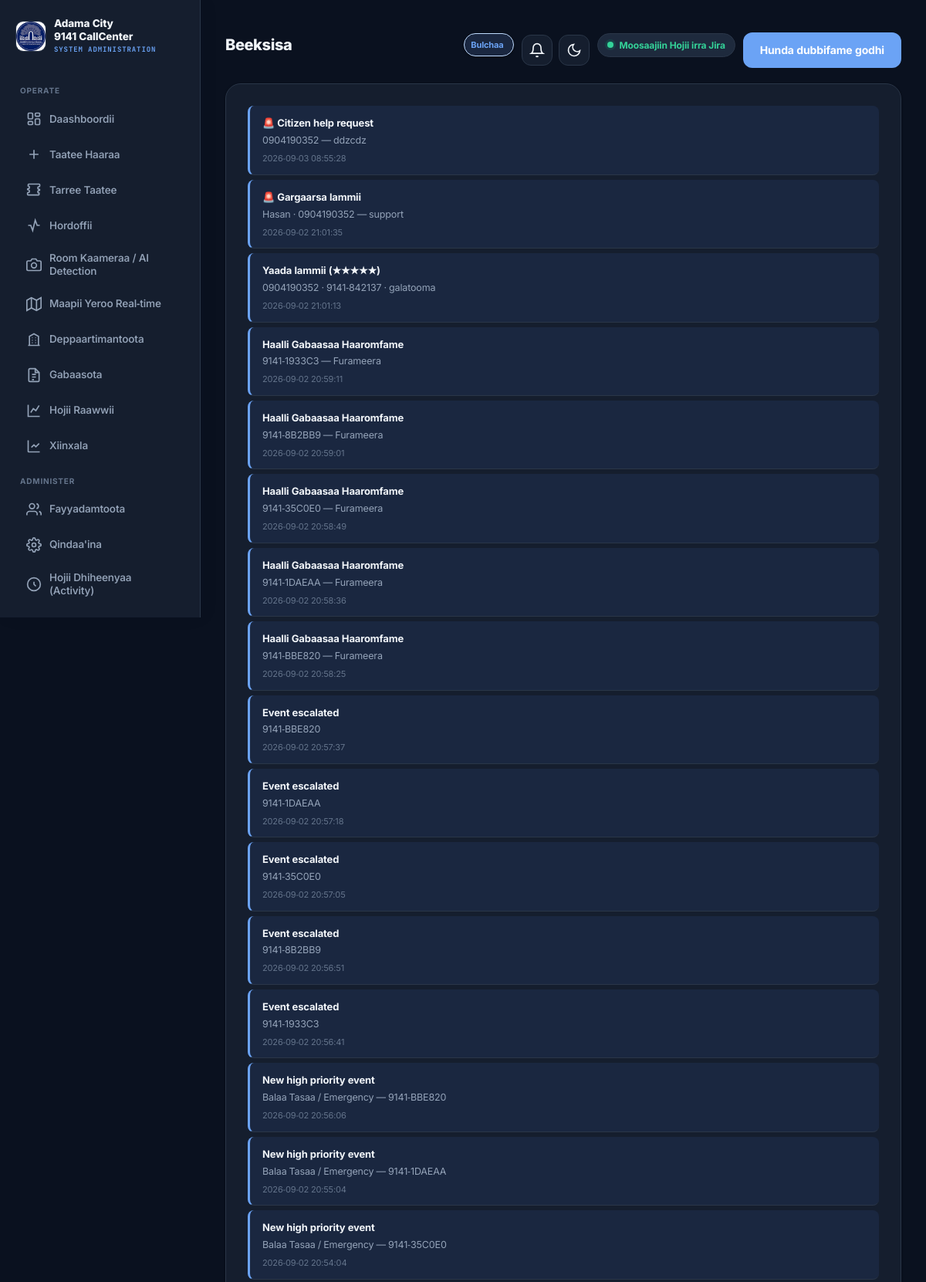
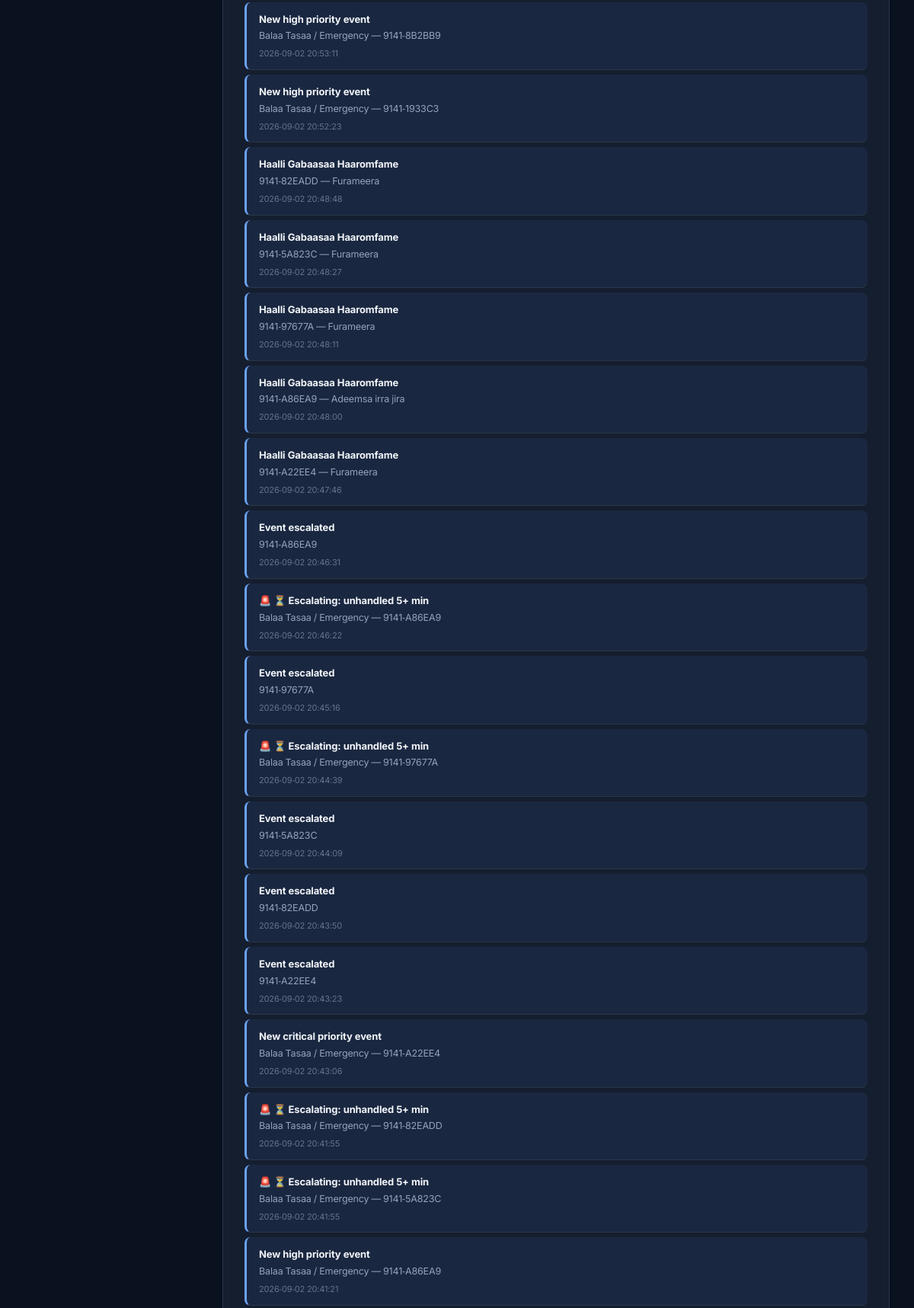
The page /admin/notifications.php (signed in, upper part) on the database its author committed (2 pictures, top to bottom).
### tables this page shows
CREATE TABLE `notifications` (
  `id` int(11) NOT NULL,
  `user_id` int(11) NOT NULL,
  `event_id` int(11) DEFAULT NULL,
  `type` varchar(64) DEFAULT 'info',
  `title` varchar(255) NOT NULL,
  `message` text DEFAULT NULL,
  `is_urgent` tinyint(1) NOT NULL DEFAULT 0,
  `is_read` tinyint(1) NOT NULL DEFAULT 0,
  `created_at` timestamp NOT NULL DEFAULT current_timestamp()
);

### includes/lang.php (called while the page is built, shortened)
<?php
$CURRENT_LANG = $_SESSION['lang'] ?? 'om';
$LANG_DIR = __DIR__ . '/../lang';
$STRINGS = require $LANG_DIR . '/en.php';
$active = require $LANG_DIR . '/' . $CURRENT_LANG . '.php';
$STRINGS = array_merge($STRINGS, $active);
function t($key) {
    global $STRINGS;
    return htmlspecialchars($STRINGS[$key] ?? $key);
}
function t_raw($key) {
    global $STRINGS;
    return $STRINGS[$key] ?? $key;
}

### includes/notifications.php (called while the page is built, shortened)
<?php
function get_recent_notifications($pdo, $user_id, $limit = 12) {
    $stmt = $pdo->prepare("SELECT n.*, e.tracking_code FROM notifications n LEFT JOIN events e ON e.id = n.event_id
                            WHERE n.user_id = ? ORDER BY n.created_at DESC LIMIT $limit");
    $stmt->execute([$user_id]);
    return $stmt->fetchAll();
}

### admin/notifications.php (the view, shortened to what this page needs)
<?php
require __DIR__ . '/../includes/auth.php';
require __DIR__ . '/../includes/notifications.php';
$items = get_recent_notifications($pdo, $_SESSION['user_id'], 100);
$dir = t_raw('dir');
?>
<!DOCTYPE html>
<html lang="<?= $CURRENT_LANG ?>" dir="<?= $dir ?>">
<head>
<link rel="stylesheet" href="../assets/style.css">
</head>
<body>
<div class="shell">
<?php include __DIR__ . '/includes/sidebar.php'; ?>
<main class="main">
    <div class="top-actions" style="margin-bottom:20px;">
        <h2 style="margin:0;"><?= t('nav_notifications') ?></h2>
        <div class="topbar-controls">
            <a class="btn" href="?mark_read=1"><?= t('notif_mark_read') ?></a>
        </div>
    </div>
    <div class="card">
        <?php foreach ($items as $n): ?>
            <a class="notif-item <?= $n['is_read'] ? '' : 'unread' ?>" style="display:block; border-radius:8px; margin-bottom:6px;"
               href="<?= $n['event_id'] ? 'report.php?id=' . $n['event_id'] : '#' ?>">
                <div class="nt-title"><?= $n['is_urgent'] ? '🚨 ' : '' ?><?= htmlspecialchars($n['title']) ?></div>
                <?php if ($n['message']): ?><div class="nt-msg"><?= htmlspecialchars($n['message']) ?></div><?php endif; ?>
                <div class="nt-time"><?= htmlspecialchars($n['created_at']) ?></div>
            </a>
        <?php endforeach; ?>
    </div>
</main>
</div>
</body>
</html>

### assets/style.css (style rules this page uses)
:root { --bg: #F0F4FA; --panel: #FFFFFF; --panel-solid: #FFFFFF; --panel-2: #F5F8FC; --border: #E2E8F0; --border-strong: #CBD5E1; --cyan: #1E3A8A; --cyan-hover: #152A66; --cyan-soft: #EEF4FF; --violet: #B45309; --amber: #D97706; --green: #059669; --red: #DC2626; --accent2: #0D9488; --text: #0F172A; --muted: #475569; --faint: #94A3B8; --display: 'Noto Sans Ethiopic', 'Inter', 'Segoe UI', system-ui, sans-serif; --body: 'Noto Sans Ethiopic', 'Inter', 'Segoe UI', system-ui, sans-serif; --mono: 'JetBrains Mono', Consolas, ui-monospace, monospace; --shadow-sm: 0 1px 2px rgba(15, 23, 42, 0.04), 0 2px 8px rgba(15, 23, 42, 0.04); --shadow-md: 0 8px 24px rgba(15, 23, 42, 0.07), 0 2px 8px rgba(15, 23, 42, 0.04); --shadow-lg: 0 20px 48px rgba(15, 23, 42, 0.10), 0 8px 16px rgba(15, 23, 42, 0.05); --ease: cubic-bezier(0.4, 0, 0.2, 1); --ease-out: cubic-bezier(0.16, 1, 0.3, 1); --radius: 16px; --radius-sm: 12px; --radius-lg: 20px; --focus-ring: 0 0 0 3px rgba(30, 58, 138, 0.16); }
html[data-theme="dark"] { --bg: #0B1220; --panel: #151E2E; --panel-solid: #151E2E; --panel-2: #1E2A3D; --border: #2A3648; --border-strong: #3D4B5F; --cyan: #6BA3F5; --cyan-hover: #93C5FD; --cyan-soft: #1A2740; --violet: #FBBF24; --amber: #F59E0B; --green: #34D399; --red: #F87171; --accent2: #2DD4BF; --text: #F1F5F9; --muted: #94A3B8; --faint: #64748B; --shadow-sm: 0 1px 3px rgba(0, 0, 0, 0.35); --shadow-md: 0 8px 28px rgba(0, 0, 0, 0.40); --shadow-lg: 0 24px 56px rgba(0, 0, 0, 0.50); --focus-ring: 0 0 0 3px rgba(107, 163, 245, 0.28); }
*, *::before, *::after { box-sizing: border-box; }
html { scroll-behavior: smooth; scrollbar-color: var(--border-strong) transparent; }
body { font-family: var(--body); background-color: var(--bg); margin: 0; color: var(--text); -webkit-font-smoothing: antialiased; -moz-osx-font-smoothing: grayscale; text-rendering: optimizeLegibility; min-height: 100vh; line-height: 1.6; font-size: 15px; letter-spacing: -0.01em; position: relative; }
body::before { content: ""; position: fixed; inset: 0; background-color: var(--bg); background-image: url('logo-adama.png'); background-repeat: no-repeat; background-position: center center; background-size: min(480px, 55vw); background-attachment: fixed; opacity: 0.04; filter: grayscale(0.2); pointer-events: none; z-index: 0; }
html[data-theme="dark"] body::before { opacity: 0.05; }
body > * { position: relative; z-index: 1; }
a { color: var(--cyan); text-decoration: none; transition: color 0.15s var(--ease); }
h1, h2, h3, h4 { font-family: var(--display); font-weight: 800; color: var(--text); letter-spacing: -0.02em; line-height: 1.3; margin: 0 0 8px; }
h2 { font-size: 20px; font-weight: 800; }
.shell { display: flex; min-height: 100vh; background: transparent; }
.main { flex: 1; padding: 28px 32px 56px; max-width: 1280px; background: transparent; animation: fadeIn 0.4s var(--ease-out) both; }
.top-actions { display: flex; justify-content: space-between; align-items: center; flex-wrap: wrap; gap: 12px; }
.topbar-controls { display: flex; align-items: center; gap: 10px; flex-wrap: wrap; }
.notif-item { display: block; padding: 12px 16px; border-bottom: 1px solid var(--border); text-decoration: none; color: var(--text); transition: background 0.1s; }
.notif-item .nt-title { font-size: 13px; font-weight: 700; }
.notif-item .nt-msg { font-size: 12.5px; color: var(--muted); margin-top: 2px; }
.notif-item .nt-time { font-size: 11px; color: var(--faint); margin-top: 4px; }
.notif-item.unread { background: var(--cyan-soft); border-left: 3px solid var(--cyan); }
.card { background: var(--panel); border: 1px solid var(--border); border-radius: var(--radius-lg); padding: 28px; margin-bottom: 20px; box-shadow: var(--shadow-sm); transition: box-shadow 0.25s var(--ease-out), border-color 0.2s, transform 0.25s var(--ease-out); }
button, .btn { background: var(--cyan); color: #FFFFFF; border: none; padding: 12px 22px; border-radius: var(--radius-sm); font-size: 14px; font-weight: 700; cursor: pointer; text-decoration: none; display: inline-block; margin-top: 14px; font-family: var(--body); transition: background 0.15s var(--ease), transform 0.15s var(--ease-out), box-shadow 0.15s; }

### rows shown on the page
notifications: title "Citizen help request", message "0904190352 — ddzcdz", created_at "2026-09-03 08:55:28"
notifications: title "Gargaarsa lammii", message "Hasan · 0904190352 — support", created_at "2026-09-02 21:01:35"
notifications: title "Yaada lammii (★★★★★)", message "0904190352 · 9141-842137 · galatooma", created_at "2026-09-02 21:01:13"
notifications: title "Haalli Gabaasaa Haaromfame", message "9141-1933C3 — Furameera", created_at "2026-09-02 20:59:11"
notifications: title "Haalli Gabaasaa Haaromfame", message "9141-8B2BB9 — Furameera", created_at "2026-09-02 20:59:01"
notifications: title "Haalli Gabaasaa Haaromfame", message "9141-35C0E0 — Furameera", created_at "2026-09-02 20:58:49"
notifications: title "Haalli Gabaasaa Haaromfame", message "9141-1DAEAA — Furameera", created_at "2026-09-02 20:58:36"
notifications: title "Haalli Gabaasaa Haaromfame", message "9141-BBE820 — Furameera", created_at "2026-09-02 20:58:25"
notifications: title "Event escalated", message "9141-BBE820", created_at "2026-09-02 20:57:37"
notifications: title "Event escalated", message "9141-1DAEAA", created_at "2026-09-02 20:57:18"
notifications: title "Event escalated", message "9141-35C0E0", created_at "2026-09-02 20:57:05"
notifications: title "Event escalated", message "9141-8B2BB9", created_at "2026-09-02 20:56:51"
notifications: title "Event escalated", message "9141-1933C3", created_at "2026-09-02 20:56:41"
notifications: title "New high priority event", message "Balaa Tasaa / Emergency — 9141-BBE820", created_at "2026-09-02 20:56:06"
notifications: title "New high priority event", message "Balaa Tasaa / Emergency — 9141-1DAEAA", created_at "2026-09-02 20:55:04"
notifications: title "New high priority event", message "Balaa Tasaa / Emergency — 9141-35C0E0", created_at "2026-09-02 20:54:04"
notifications: title "New high priority event", message "Balaa Tasaa / Emergency — 9141-8B2BB9", created_at "2026-09-02 20:53:11"
notifications: title "New high priority event", message "Balaa Tasaa / Emergency — 9141-1933C3", created_at "2026-09-02 20:52:23"
notifications: title "Haalli Gabaasaa Haaromfame", message "9141-82EADD — Furameera", created_at "2026-09-02 20:48:48"
notifications: title "Haalli Gabaasaa Haaromfame", message "9141-5A823C — Furameera", created_at "2026-09-02 20:48:27"
notifications: title "Haalli Gabaasaa Haaromfame", message "9141-97677A — Furameera", created_at "2026-09-02 20:48:11"
notifications: title "Haalli Gabaasaa Haaromfame", message "9141-A86EA9 — Adeemsa irra jira", created_at "2026-09-02 20:48:00"
notifications: title "Haalli Gabaasaa Haaromfame", message "9141-A22EE4 — Furameera", created_at "2026-09-02 20:47:46"
notifications: title "Event escalated", message "9141-A86EA9", created_at "2026-09-02 20:46:31"
notifications: title "⏳ Escalating: unhandled 5+ min", message "Balaa Tasaa / Emergency — 9141-A86EA9", created_at "2026-09-02 20:46:22"
notifications: title "Event escalated", message "9141-97677A", created_at "2026-09-02 20:45:16"
notifications: title "⏳ Escalating: unhandled 5+ min", message "Balaa Tasaa / Emergency — 9141-97677A", created_at "2026-09-02 20:44:39"
notifications: title "Event escalated", message "9141-5A823C", created_at "2026-09-02 20:44:09"
notifications: title "Event escalated", message "9141-82EADD", created_at "2026-09-02 20:43:50"
notifications: title "Event escalated", message "9141-A22EE4", created_at "2026-09-02 20:43:23"
notifications: title "New critical priority event", message "Balaa Tasaa / Emergency — 9141-A22EE4", created_at "2026-09-02 20:43:06"
notifications: title "⏳ Escalating: unhandled 5+ min", message "Balaa Tasaa / Emergency — 9141-82EADD", created_at "2026-09-02 20:41:55"
notifications: title "⏳ Escalating: unhandled 5+ min", message "Balaa Tasaa / Emergency — 9141-5A823C", created_at "2026-09-02 20:41:55"
notifications: title "New high priority event", message "Balaa Tasaa / Emergency — 9141-A86EA9", created_at "2026-09-02 20:41:21"

### other values the page prints
t('nav_dashboard') "Daashboordii"
t('nav_new_event') "Taatee Haaraa"
t('nav_event_list') "Tarree Taatee"
t('nav_monitoring') "Hordoffii"
t('nav_cameras') "Room Kaameraa / AI Detection"
t('nav_live_map') "Maapii Yeroo Real-time"
t('nav_departments') "Deppaartimantoota"
t('nav_reports') "Gabaasota"
t('nav_performance') "Hojii Raawwii"
t('nav_analytics') "Xiinxala"
t('nav_users') "Fayyadamtoota"
t('nav_settings') "Qindaa'ina"
t('nav_activity') "Hojii Dhiheenyaa (Activity)"
t('nav_notifications') "Beeksisa"
t('role_' . $role) "Bulchaa"
